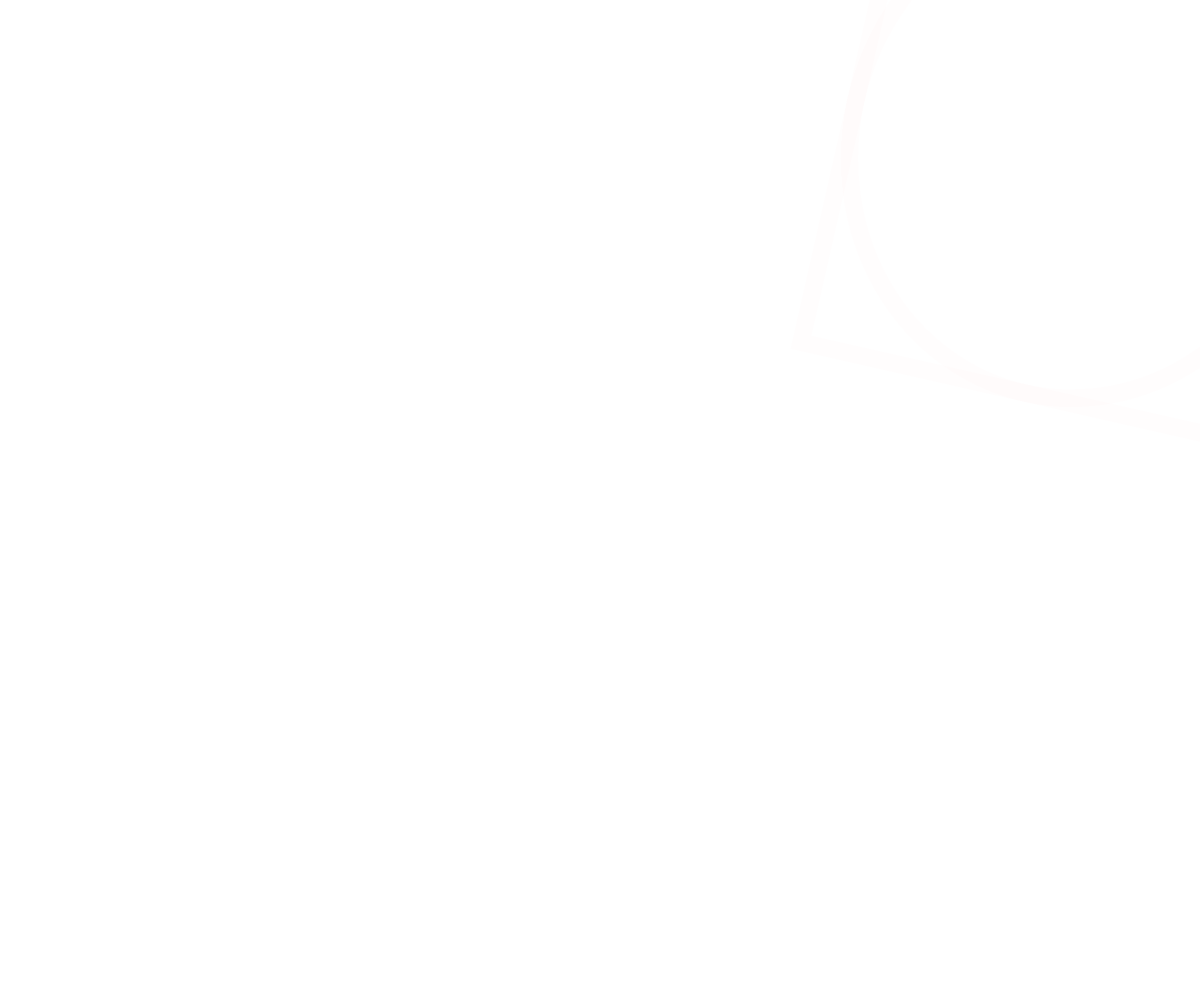
Frame 1 (no input)
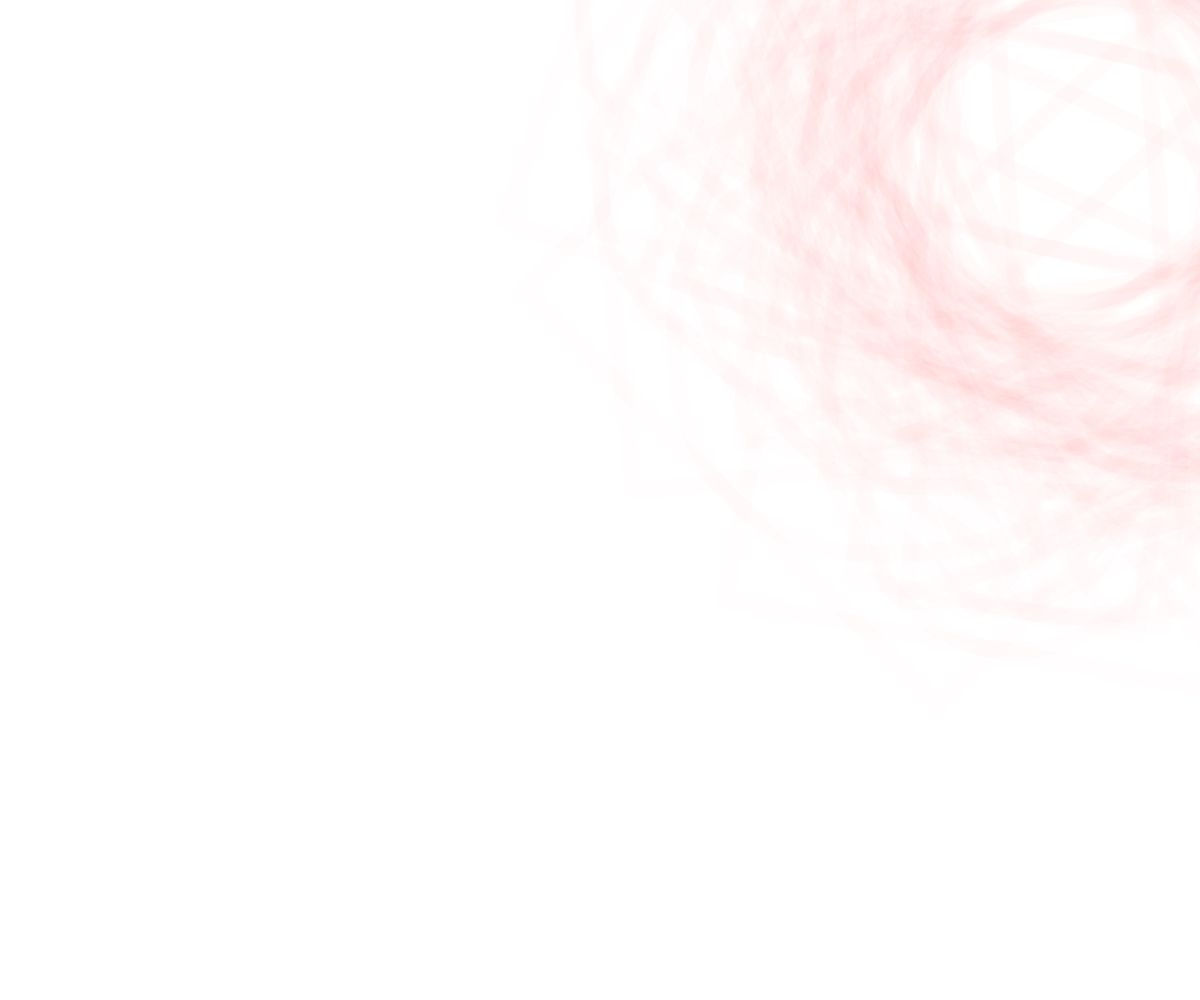
Frame 60 (no input)
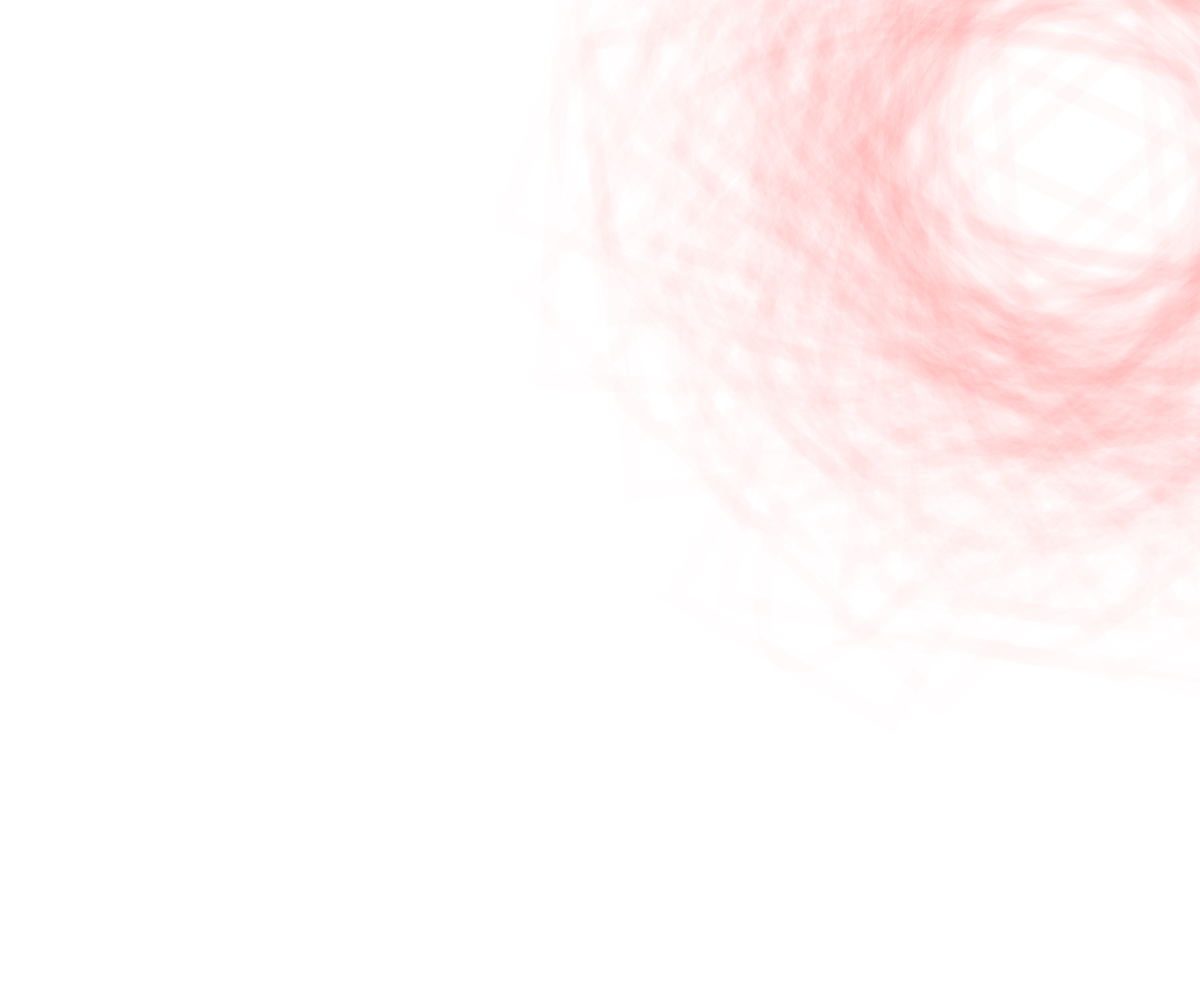
Frame 120 (the mouse pressed at the canvas centre since frame 60)

The p5.js sketch that drew these frames (run headless with seeded random() and noise() and a simulated clock; from frame 60 on, the mouse is pressed at the canvas centre):

// p5.js sketch
// ── sketch.js

function getRandomInt(min, max) {
  return Math.floor(Math.random() * (max - min + 1) + min);
}

var WIDTH = window.innerWidth;
var HEIGHT = window.innerHeight;
var FRAME_RATE = 60;
var DURATION = getRandomInt(15, 60);

function setup() {
  BLACK = color(27, 27, 27, 12);
  RED = color(181, 32, 10, 2);

  frameRate(FRAME_RATE);
  createCanvas(WIDTH, HEIGHT);
  rectMode(CENTER);
  stroke(BLACK);
  strokeWeight(getRandomInt(6, 18));
  noFill();
}

function draw() {
  if (frameCount > DURATION * FRAME_RATE) {
    noLoop();
  }
  var x_noise_step = frameCount * 0.7;
  var y_noise_step = ((Math.random() * 10000) + frameCount) * 0.8;

  var noise_rate_x = noise(x_noise_step);
  var noise_rate_y = noise(y_noise_step);

  var x_radius = WIDTH * 1.2 * noise_rate_x;
  var y_radius = HEIGHT * 0.8 * noise_rate_y;

  translate(WIDTH * 0.9, HEIGHT * 0.15);
  rotate(radians(1));
  stroke(RED);
  rotate(radians(Math.random() * 100 * frameCount));
  rect(0, 0, x_radius, y_radius);
  ellipse(0, 0, x_radius, y_radius);
}
